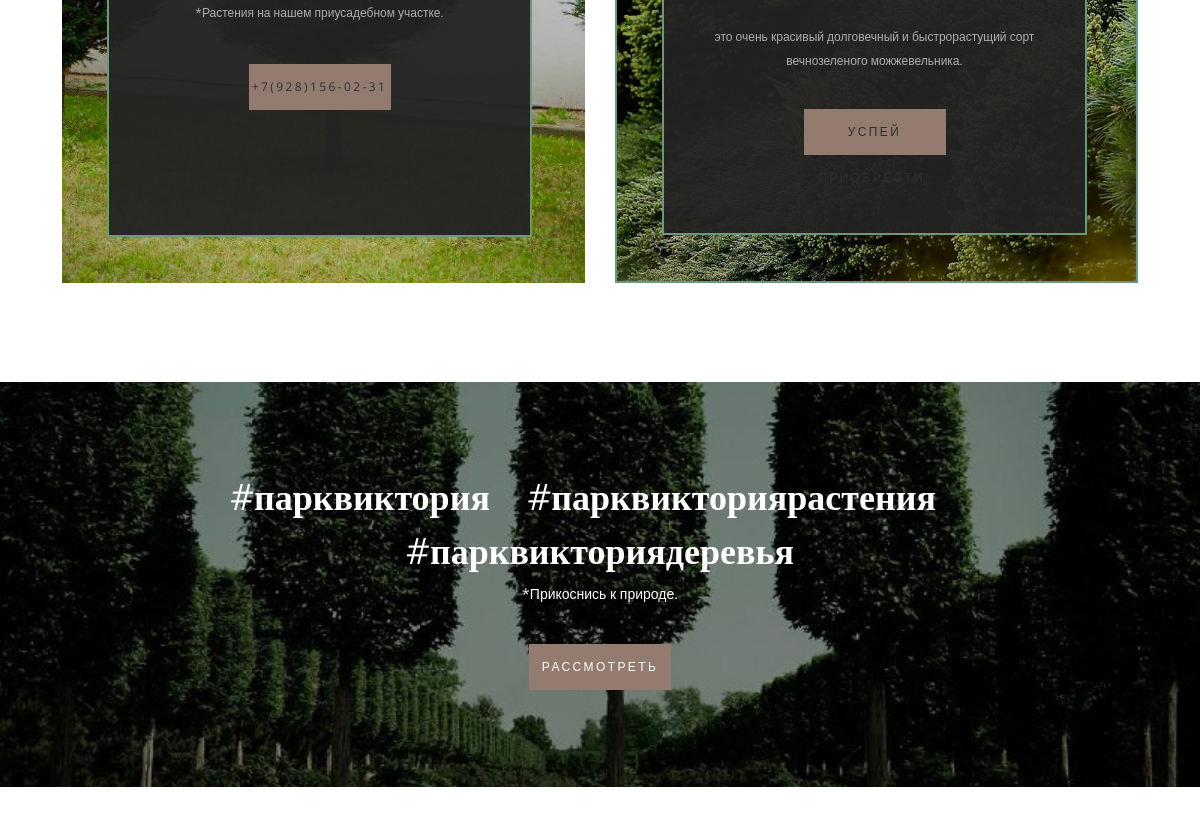
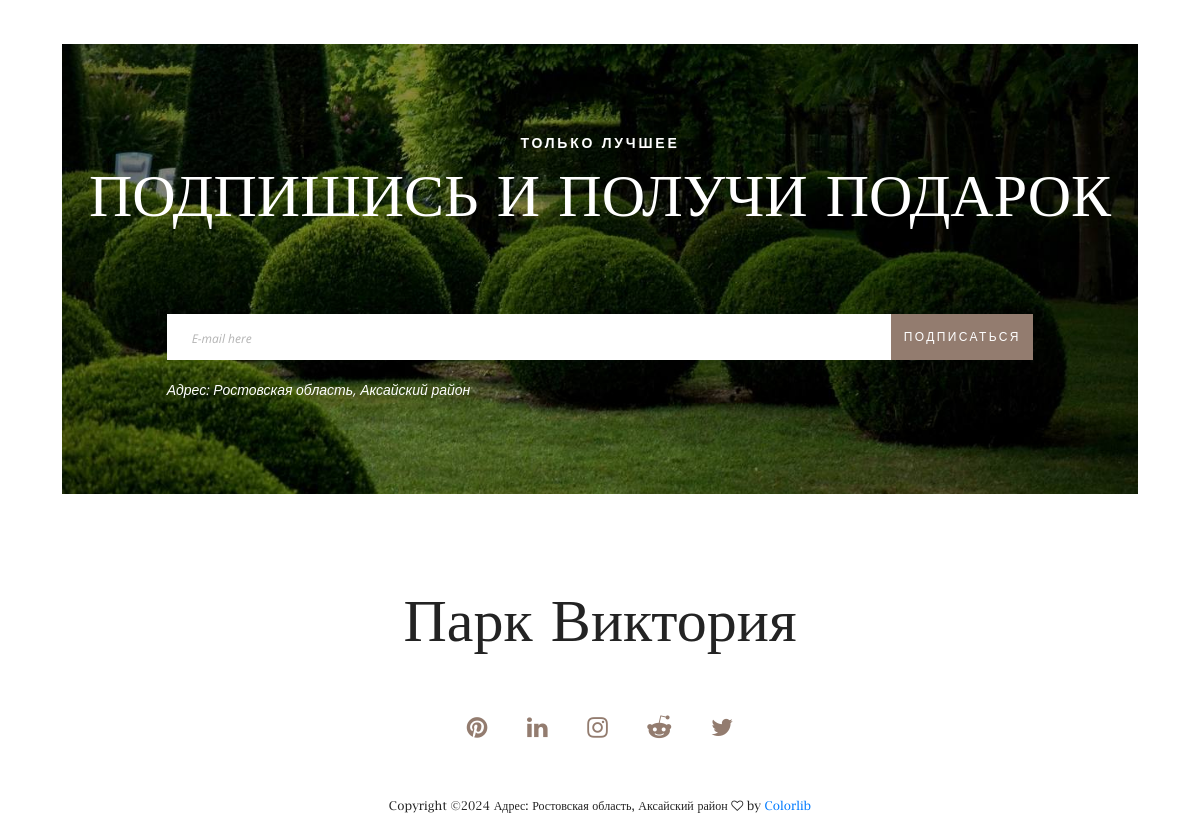
The app's page / (lower part), older data (2 pictures, top to bottom).
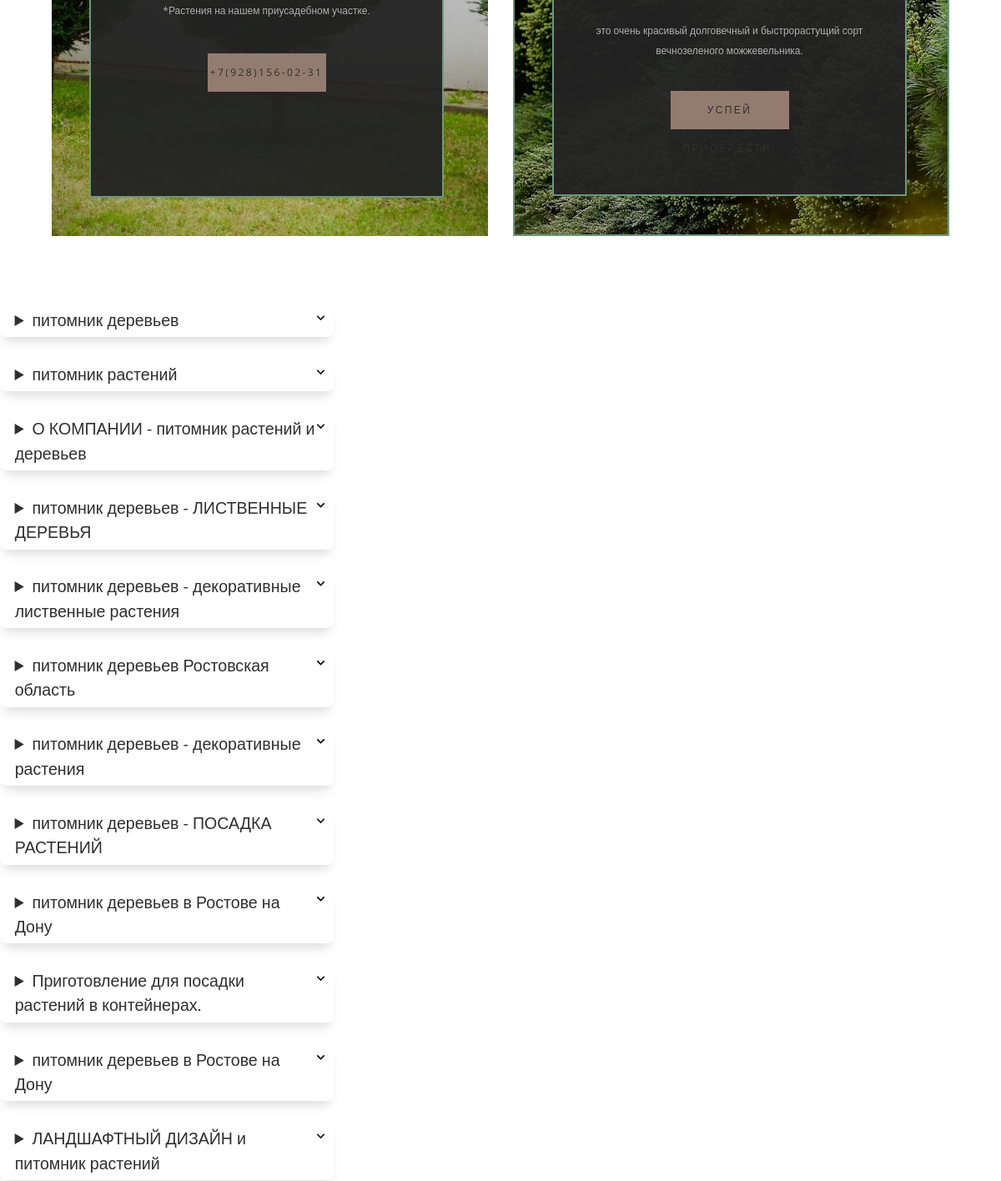
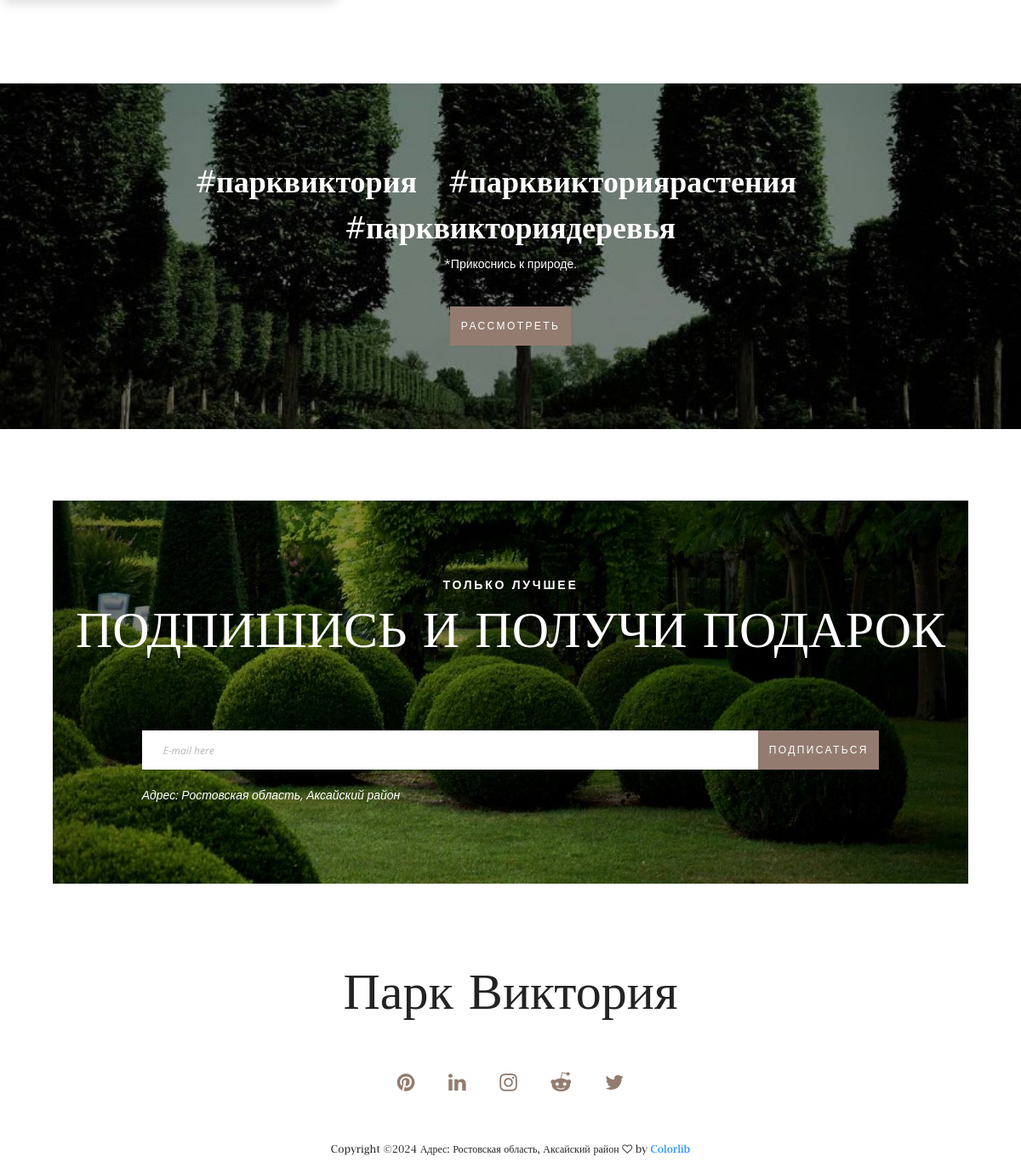
The same page, newer data (2 pictures, top to bottom).
### main/models.py (models this page shows, shortened)
class Product(models.Model):
    class Meta:
        verbose_name = 'Цветы'
        verbose_name_plural = 'Цветы'
    name = models.CharField(verbose_name='Наименование продукта', max_length=155)
    categories = models.ForeignKey(CategoriesProduct, verbose_name='Категория', on_delete=models.PROTECT)
    photo = models.ImageField(verbose_name='Фотография', upload_to='photo/Products/%Y/%m/%d/')
    description = models.TextField(verbose_name='Краткое описание(300 символов)', max_length=300)
    price = models.IntegerField(verbose_name='Цена')
    is_active = models.BooleanField(verbose_name='Опубликованно')
    popular = models.BooleanField(verbose_name='Отображается на главной странице(может быть 3)')
    product_is_day = models.BooleanField(verbose_name='Продукт недели(может быть один)')

class Articles(models.Model):
    class Meta:
        verbose_name = 'Статья'
        verbose_name_plural = 'Статьи'
    title = models.CharField(verbose_name='Заголовок', max_length=100)
    content = models.TextField(verbose_name='Контент')

### main/views.py (the view)
# urls.py: path('', show_index, name='index'),
def show_index(req):
    data = {
        'categories': CategoriesProduct.objects.all(),
        'products_is_day': Product.objects.filter(product_is_day=True),
        'products_popular': Product.objects.filter(popular=True),
        'images': MainImg.objects.all(),
        'articles': Articles.objects.all(),
    }
    return render(req, 'main/index.html', data)

### main/templates/main/index.html (shortened to what this page needs)
{% load static %}
<!DOCTYPE html>
<html lang="en">
<head>
<link rel="stylesheet" type="text/css" href="{% static 'main/css/bootstrap4/bootstrap.min.css' %}">
<link rel="stylesheet" type="text/css" href="{% static 'main/css/blog.css' %}">
<link href="{% static 'main/plugins/font-awesome-4.7.0/css/font-awesome.min.css' %}" rel="stylesheet" type="text/css">
<link rel="stylesheet" type="text/css" href="{% static 'main/plugins/OwlCarousel2-2.2.1/owl.carousel.css' %}">
<link rel="stylesheet" type="text/css" href="{% static 'main/plugins/OwlCarousel2-2.2.1/owl.theme.default.css' %}">
<link rel="stylesheet" type="text/css" href="{% static 'main/plugins/OwlCarousel2-2.2.1/animate.css' %}">
<link href="{% static 'main/plugins/colorbox/colorbox.css' %}" rel="stylesheet" type="text/css">
<link rel="stylesheet" type="text/css" href="{% static 'main/css/main_styles.css' %}">
<link rel="stylesheet" type="text/css" href="{% static 'main/css/contact.css' %}">
<link rel="stylesheet" type="text/css" href="{% static 'main/css/contact_responsive.css' %}">
<link rel="stylesheet" type="text/css" href="{% static 'main/css/responsive.css' %}">
</head>
<body>
<div class="super_container">
	{% for product in products_is_day %}
			<div class="extra clearfix">
				<div class="extra_promo extra_promo_1">
					<div class="extra_1_content d-flex flex-column align-items-center justify-content-center text-center">
						<div class="extra_1_text">*Растения на нашем приусадебном участке.</div>
						<div class="button extra_1_button"><a>+7(928)156-02-31</a></div>
					</div>
				</div>
				<div class="extra_promo extra_promo_2">
					<div class="extra_2_content d-flex flex-column align-items-center justify-content-center text-center">
						<div class="extra_2_text">{{ product.description }}</div>
						<div class="button extra_2_button"><a>Успей приобрести!</a></div>
					</div>
				</div>
			</div>
	{% endfor %}
<div class="accordions">
	{% for article in articles %}
	<details>
		<summary>
			{{ article.title }}
		</summary>
	</details>
	{% endfor %}
</div>
	<div class="gallery">
		<div class="gallery_image" style="background-image:url({% static 'main/img/gallery1.jpg' %})"></div>
			<div class="container">
				<div class="row">
					<div class="col">
						<div class="gallery_title text-center">
							<ul>
								<li><a href="#">#парквиктория</a></li>
								<li><a href="#">#парквикториярастения</a></li>
								<li><a href="#">#парквикториядеревья</a></li>
							</ul>
						</div>
						<div class="gallery_text text-center">*Прикоснись к природе.</div>
						<div class="button gallery_button"><a href="#">рассмотреть</a></div>
					</div>
				</div>
			</div>
		<div class="gallery_slider_container">
			<div class="owl-carousel owl-theme gallery_slider">
				{% for img in images %}
					<div class="owl-item gallery_item">
					</div>
				{% endfor %}
			</div>
		</div>
	</div>
	<br>
	<br>
	<br>
	<br>
	<div class="newsletter">
		<div class="newsletter_content">
			<div class="newsletter_image" style="background-image:url({% static 'main/img/newsletter1.jpg' %})"></div>
			<div class="container">
				<div class="row">
					<div class="col">
						<div class="section_title_container text-center">
							<div class="section_subtitle">только лучшее</div>
							<div class="section_title">подпишись и получи подарок</div>
						</div>
					</div>
				</div>
				<div class="row newsletter_container">
					<div class="col-lg-10 offset-lg-1">
						<div class="newsletter_form_container">
							<form action="#">
								<input type="email" class="newsletter_input" required="required" placeholder="E-mail here">
								<button type="submit" class="newsletter_button">подписаться</button>
							</form>
						</div>
						<div class="newsletter_text">Адрес: Ростовская область, Аксайский район</div>
					</div>
				</div>
			</div>
		</div>
	</div>
	<footer class="footer">
		<div class="container">
			<div class="row">
				<div class="col text-center">
					<div class="footer_logo"><a href="#">Парк Виктория</a></div>
					<div class="footer_social">
						<ul>
							<li><a href="#"><i class="fa fa-pinterest" aria-hidden="true"></i></a></li>
							<li><a href="#"><i class="fa fa-linkedin" aria-hidden="true"></i></a></li>
							<li><a href="#"><i class="fa fa-instagram" aria-hidden="true"></i></a></li>
							<li><a href="#"><i class="fa fa-reddit-alien" aria-hidden="true"></i></a></li>
							<li><a href="#"><i class="fa fa-twitter" aria-hidden="true"></i></a></li>
						</ul>
					</div>
					<div class="copyright">
Copyright &copy;<script>document.write(new Date().getFullYear());</script> Адрес: Ростовская область, Аксайский район <i class="fa fa-heart-o" aria-hidden="true"></i> by <a href="https://colorlib.com" target="_blank">Colorlib</a>
</div>
				</div>
			</div>
		</div>
	</footer>
</div>
</body>
</html>

### main/static/main/css/blog.css (style rules this page uses)
details { display:block; background: #fff; width:400px; box-shadow: 0 10px 15px -5px rgba(0, 0, 0, 0.1), 0 10px 10px -5px rgba(0, 0, 0, 0.04); border-radius: 8px; overflow:hidden; margin-bottom: 1.5rem; }
summary::marker { display:none; }
summary { padding: .3em 1em .3em .9em; font-size:1.4em; cursor: pointer; position: relative; }
summary:before { top: .4em; right: .3em; color: transparent; width: 1em; height: 1em; content: ""; position: absolute; transition: transform .5s; }

### main/static/main/css/contact.css (style rules this page uses)
* { margin: 0; padding: 0; -webkit-font-smoothing: antialiased; -webkit-text-shadow: rgba(0,0,0,.01) 0 0 1px; text-shadow: rgba(0,0,0,.01) 0 0 1px; }
body { font-family: 'Open Sans', sans-serif; font-size: 14px; font-weight: 400; background: #FFFFFF; color: #2f2f2f; }
div { display: block; position: relative; -webkit-box-sizing: border-box; -moz-box-sizing: border-box; box-sizing: border-box; }
ul { list-style: none; margin-bottom: 0px; }
a, a:hover, a:visited, a:active, a:link { text-decoration: none; -webkit-font-smoothing: antialiased; -webkit-text-shadow: rgba(0,0,0,.01) 0 0 1px; text-shadow: rgba(0,0,0,.01) 0 0 1px; }
.clearfix::before, .clearfix::after { content: ""; display: table; }
.clearfix::after { clear: both; }
.clearfix { zoom: 1; }
.super_container { width: 100%; overflow: hidden; }
.section_subtitle { font-size: 14px; font-weight: 600; color: #937c6f; text-transform: uppercase; letter-spacing: 0.2em; }
.section_title { font-family: 'Lucida', serif; font-size: 60px; text-transform: uppercase; color: #2f2f2f; margin-top: -4px; }
.button { width: 142px; height: 46px; background: #937c6f; text-align: center; -webkit-transition: all 200ms ease; -moz-transition: all 200ms ease; -ms-transition: all 200ms ease; -o-transition: all 200ms ease; transition: all 200ms ease; }
.button a { display: block; font-size: 12px; text-transform: uppercase; color: #FFFFFF; letter-spacing: 0.2em; line-height: 46px; -webkit-transition: all 200ms ease; -moz-transition: all 200ms ease; -ms-transition: all 200ms ease; -o-transition: all 200ms ease; transition: all 200ms ease; }
.accordions { margin-top: 80px; }
.newsletter { width: 100%; padding-left: 62px; padding-right: 62px; }
.newsletter_content { width: 100%; padding-top: 88px; padding-bottom: 94px; }
.newsletter_image { position: absolute; top: 0; left: 0; width: 100%; height: 100%; background-repeat: no-repeat; background-size: cover; background-position: center center; }
.newsletter .section_subtitle, .newsletter .section_title { color: #FFFFFF; }
.newsletter_container { margin-top: 75px; }
.newsletter_input { width: 100%; height: 46px; background: #FFFFFF; padding-left: 25px; border: none; outline: none; }
.newsletter_button { position: absolute; top: 0; right: 0; width: 142px; height: 46px; background: #937c6f; color: #FFFFFF; font-size: 12px; letter-spacing: 0.2em; text-transform: uppercase; border: none; outline: none; cursor: pointer; -webkit-transition: all 200ms ease; -moz-transition: all 200ms ease; -ms-transition: all 200ms ease; -o-transition: all 200ms ease; transition: all 200ms ease; }
.newsletter_text { font-size: 14px; font-style: italic; color: #FFFFFF; margin-top: 19px; }
.footer { padding-top: 80px; }
.footer_logo a { font-family: 'Lucida', serif; font-size: 60px; color: #232323; }
.footer_social { margin-top: 51px; }
.footer_social ul li { display: inline-block; margin-right: 36px; }
.footer_social ul li:last-child { margin-right: 0; }
.footer_social ul li a i { font-size: 24px; color: #937c6f; -webkit-transition: all 200ms ease; -moz-transition: all 200ms ease; -ms-transition: all 200ms ease; -o-transition: all 200ms ease; transition: all 200ms ease; }
.copyright { margin-top: 56px; padding-bottom: 13px; font-family: 'Lucida', serif; font-size: 12px; color: #232323; }

Row changes from the older to the newer data that the page shows:
added Articles: title "питомник деревьев"
added Articles: title "питомник растений"
added Articles: title "О КОМПАНИИ - питомник растений и деревьев"
added Articles: title "питомник деревьев - ЛИСТВЕННЫЕ ДЕРЕВЬЯ"
added Articles: title "питомник деревьев - декоративные лиственные растения"
added Articles: title "питомник деревьев Ростовская область"
added Articles: title "питомник деревьев - декоративные растения"
added Articles: title "питомник деревьев - ПОСАДКА РАСТЕНИЙ"
added Articles: title "питомник деревьев в Ростове на Дону"
added Articles: title "Приготовление для посадки растений в контейнерах."
added Articles: title "питомник деревьев в Ростове на Дону"
added Articles: title "ЛАНДШАФТНЫЙ ДИЗАЙН и питомник растений"
